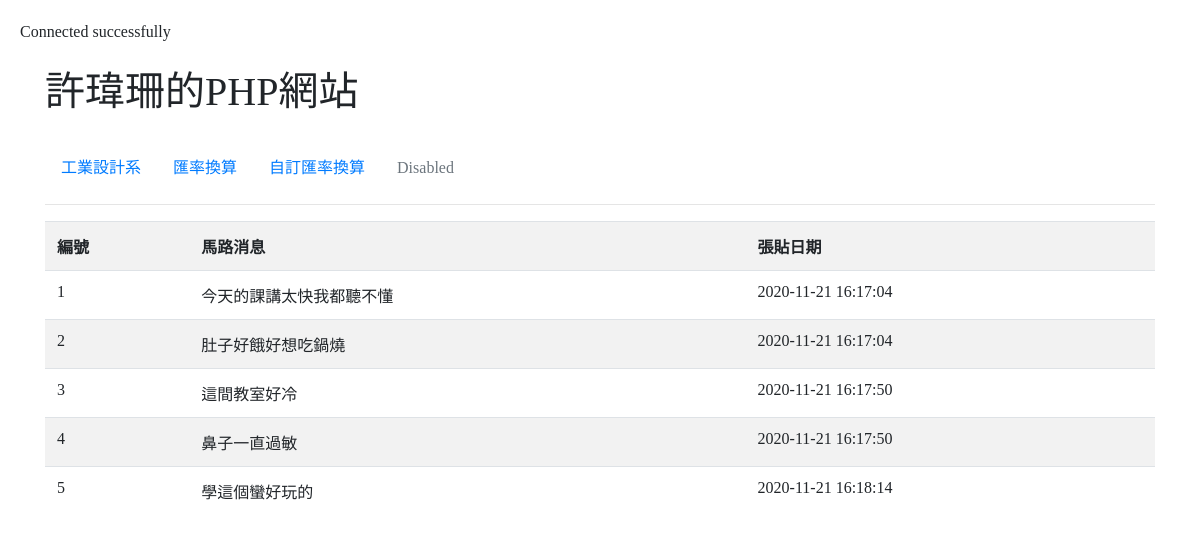
The page / on the database its author committed.
### tables this page shows
CREATE TABLE `news` (
  `id` int(11) NOT NULL,
  `title` varchar(200) NOT NULL,
  `pub_date` datetime NOT NULL DEFAULT CURRENT_TIMESTAMP
);

### index.php (the view, shortened to what this page needs)
<?php
$servername = "localhost";
$username = "root";
$password = "71433amy";
$dbname = "nkustdv";
$conn = new mysqli($servername, $username, $password, $dbname);
?>
<!doctype html>
<html>
  <head>
    <link rel="stylesheet" href="https://cdn.jsdelivr.net/npm/bootstrap@4.5.3/dist/css/bootstrap.min.css">
  </head>
  <body>
    <div class=container>
    <br>
    <h1>許瑋珊的PHP網站</h1>
    <br>
    <ul class="nav">
  <li class="nav-item">
    <a class="nav-link active" href="https://id.nkust.edu.tw/index.php#area1">工業設計系</a>
  </li>
  <li class="nav-item">
    <a class="nav-link" href="exchange.php">匯率換算</a>
  </li>
  <li class="nav-item">
    <a class="nav-link" href="exchange2.php">自訂匯率換算</a>
  </li>
  <li class="nav-item">
    <a class="nav-link disabled" href="#" tabindex="-1" aria-disabled="true">Disabled</a>
  </li>
</ul>
<hr>
<?php
    $sql = "SELECT * FROM news";
    $result = $conn->query($sql);
    if ($result->num_rows > 0) {
     echo "<table  class='table table-striped'>";
     echo "<tr>
        <th>編號</th><th>馬路消息</th><th>張貼日期</th></tr>";
     while($row = $result->fetch_assoc()) {
        echo "<tr>";
        echo "<td>" . $row["id"]. "</td>" .
             "<td>" . $row["title"]. "</td>" .
             "<td>" . $row["pub_date"]. "</td>";
        echo "</tr>";
     }
      echo "</table>";
    } else {
      echo "0 results";
    }
?>
  </body>
</html>

### index.php (style rules this page uses)
body { font-family: 微軟正黑體; padding: 20px; }

### rows shown on the page
news: id "1", title "今天的課講太快我都聽不懂", pub_date "2020-11-21 16:17:04"
news: id "2", title "肚子好餓好想吃鍋燒", pub_date "2020-11-21 16:17:04"
news: id "3", title "這間教室好冷", pub_date "2020-11-21 16:17:50"
news: id "4", title "鼻子一直過敏", pub_date "2020-11-21 16:17:50"
news: id "5", title "學這個蠻好玩的", pub_date "2020-11-21 16:18:14"
